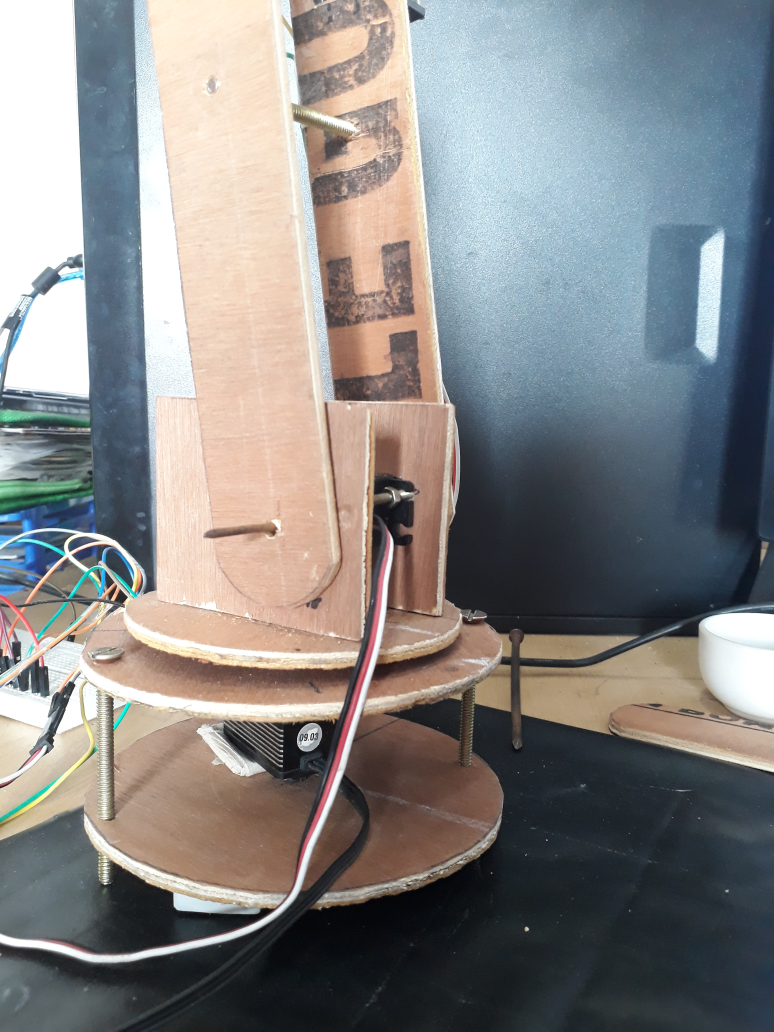
#> input picture Pictures/20180706_143313.jpg, 3096 x 4128 px, given in place of the camera (shown at 1/4 size)
$ python 'red and blue.py'
#> lines starting #> are read from the running program, lines starting #| are printed output that depends on the picture; after the words box and inside, x2 and y2 are one past the last pixel; in counts of white or black regions, pixels touching at a corner belong together
import cv2
import numpy as np
cap = cv2.VideoCapture(0)
while(1):
    # Take each frame
    _, frame=cap.read()
#> frame is the input picture: shape (4128, 3096, 3); mean B, G, R 132.6, 132.9, 133.5
    blurred=cv2.GaussianBlur(frame,(5,5),0)
    ret,thresh=cv2.threshold(blurred,210,255,0)
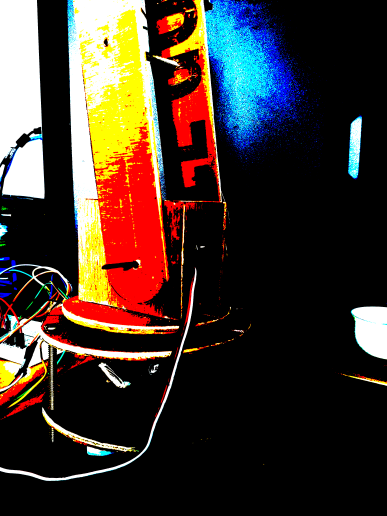
#> thresh: shape (4128, 3096, 3) (shown at 1/8 size); mean B, G, R 42.6, 50.5, 63
    # Convert BGR to HSV
    hsv = cv2.cvtColor(thresh, cv2.COLOR_BGR2HSV)
#> hsv: shape (4128, 3096, 3); mean H, S, V 6.5, 44.5, 75.1
    # define range of blue color in HSV
    lower_red = np.array([0,100,100])
    upper_red = np.array([20,255,255])
    lower_blue = np.array([70,50,50])
    upper_blue = np.array([120,255,255])

    # Threshold the HSV image to get only blue colors
    maskb = cv2.inRange(hsv, lower_blue, upper_blue)
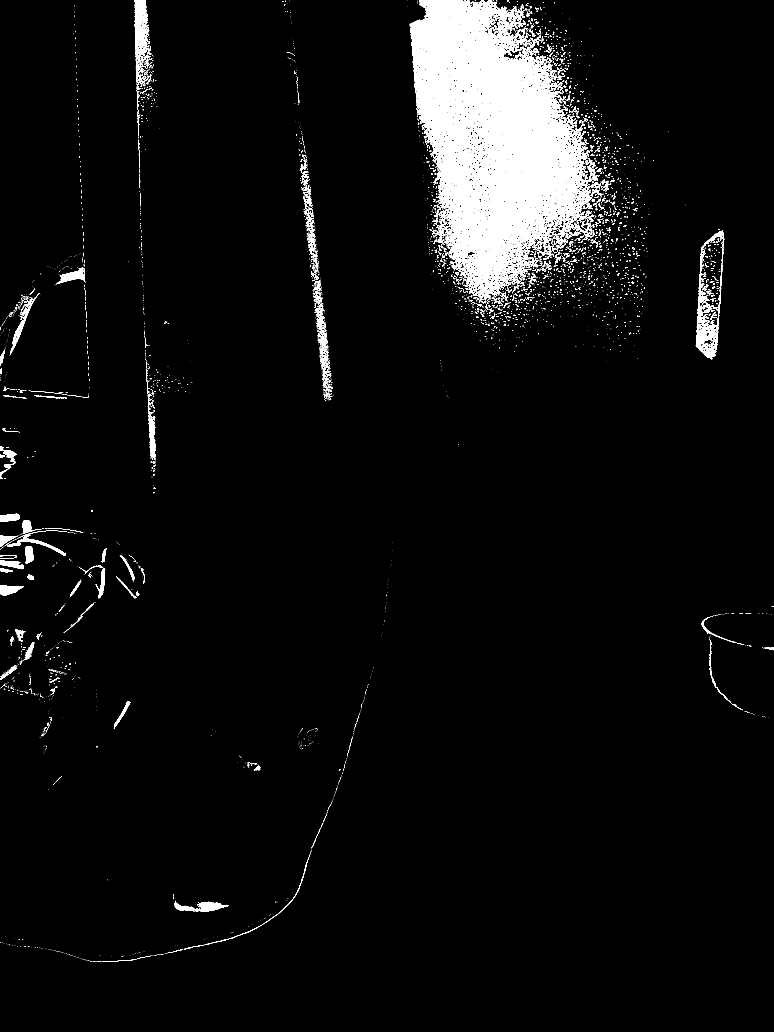
#> maskb: shape (4128, 3096) (shown at 1/4 size); 4.7% white; 4219 white regions (3442 under 20 px), largest, box (x1, y1, x2, y2) and area: (1638, 0, 2393, 1213) 465634, (2783, 924, 2897, 1437) 14168, (538, 0, 602, 335) 9631
    maskr = cv2.inRange(hsv, lower_red, upper_red)
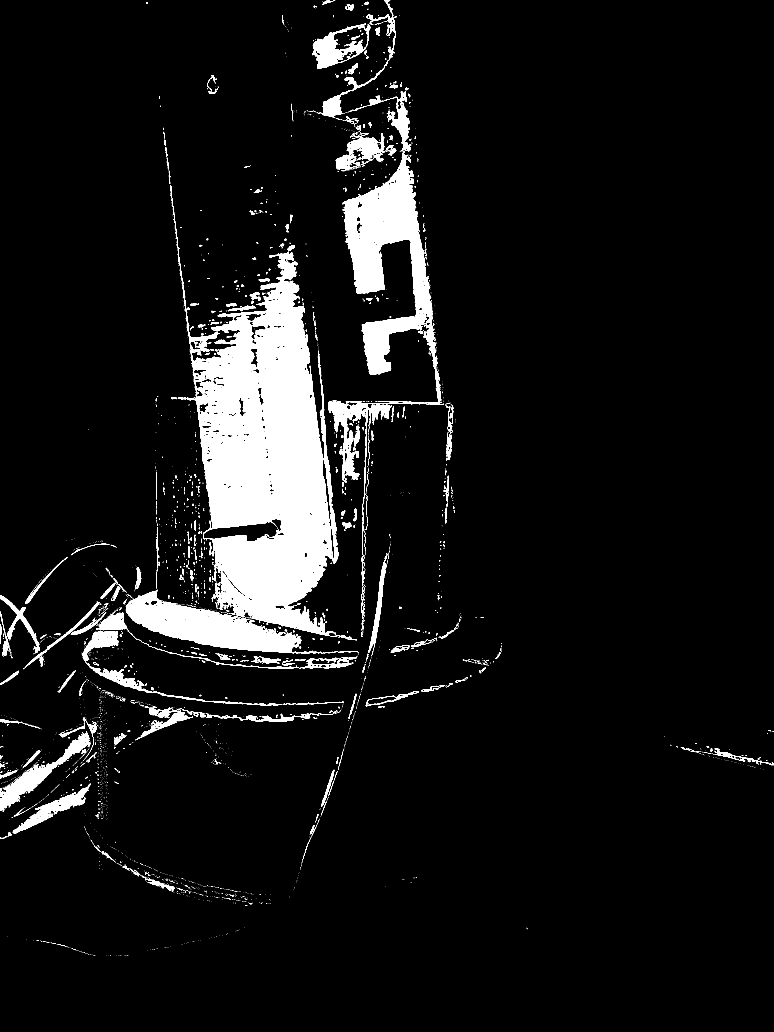
#> maskr: shape (4128, 3096) (shown at 1/4 size); 7.5% white; 3207 white regions (2749 under 20 px), largest, box (x1, y1, x2, y2) and area: (712, 1010, 1362, 2549) 528339, (1314, 603, 1776, 2222) 157856, (503, 2358, 1434, 2615) 77363
    # Bitwise-AND mask and original image
    resb = cv2.bitwise_and(frame,frame, mask= maskb)
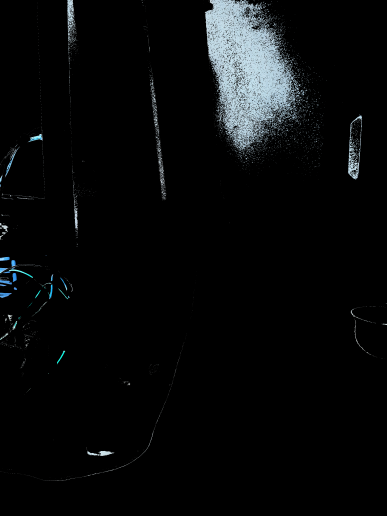
#> resb: shape (4128, 3096, 3) (shown at 1/8 size); mean B, G, R 10.6, 10, 8.7
    resr = cv2.bitwise_and(frame,frame, mask= maskr)
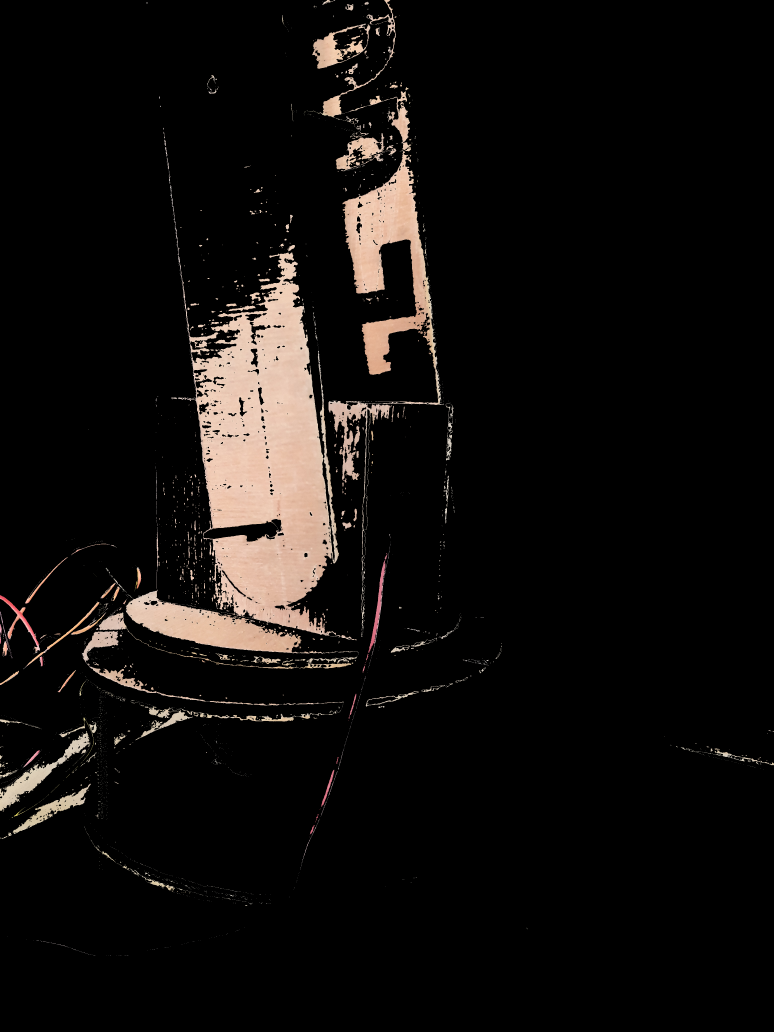
#> resr: shape (4128, 3096, 3) (shown at 1/4 size); mean B, G, R 12.9, 14.6, 17.2
    cv2.imshow('frame',frame)
    #cv2.imshow('mask',mask)
    cv2.imshow('resb',resb)
    cv2.imshow('resr',resr)
    k=cv2.waitKey(5) & 0xff
#> (key Esc is pressed here)
    if k==27:
        break

cv2.destroyAllWindows()

$ run again, on Pictures/20180706_143330.jpg
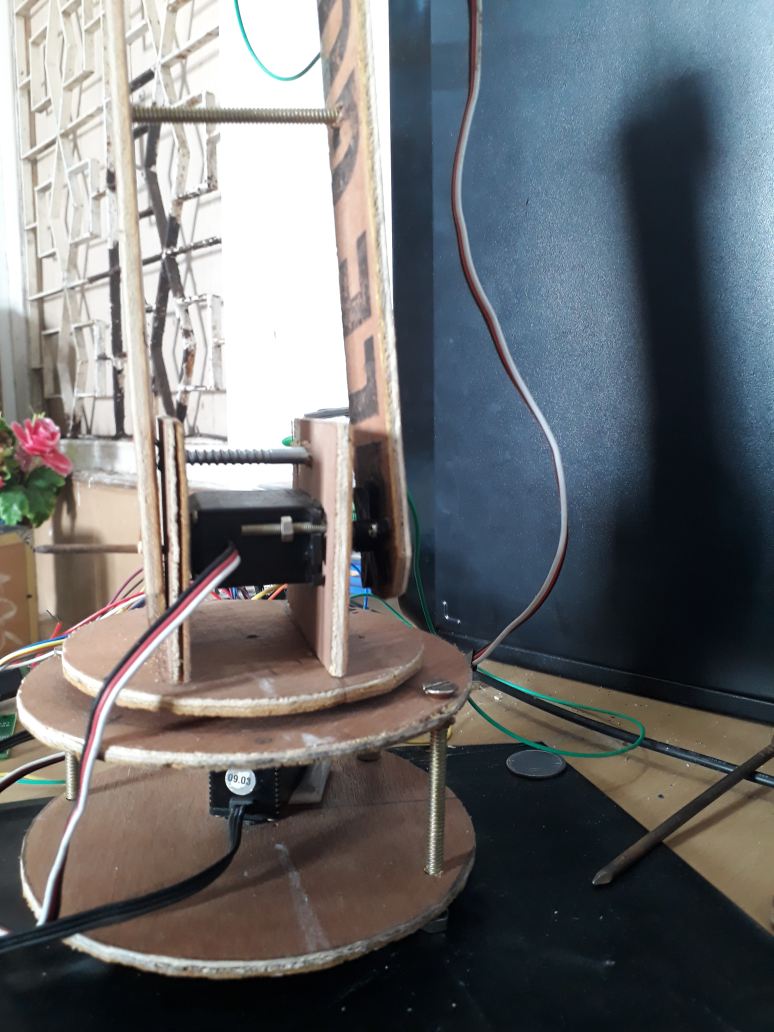
#> input picture Pictures/20180706_143330.jpg, 3096 x 4128 px, given in place of the camera (shown at 1/4 size)
#> frame is the input picture: shape (4128, 3096, 3); mean B, G, R 112.4, 110.6, 109
#> hsv: shape (4128, 3096, 3); mean H, S, V 1.4, 12.5, 49.8
#> `maskb = cv2.inRange(hsv, lower_blue, upper_blue)`:
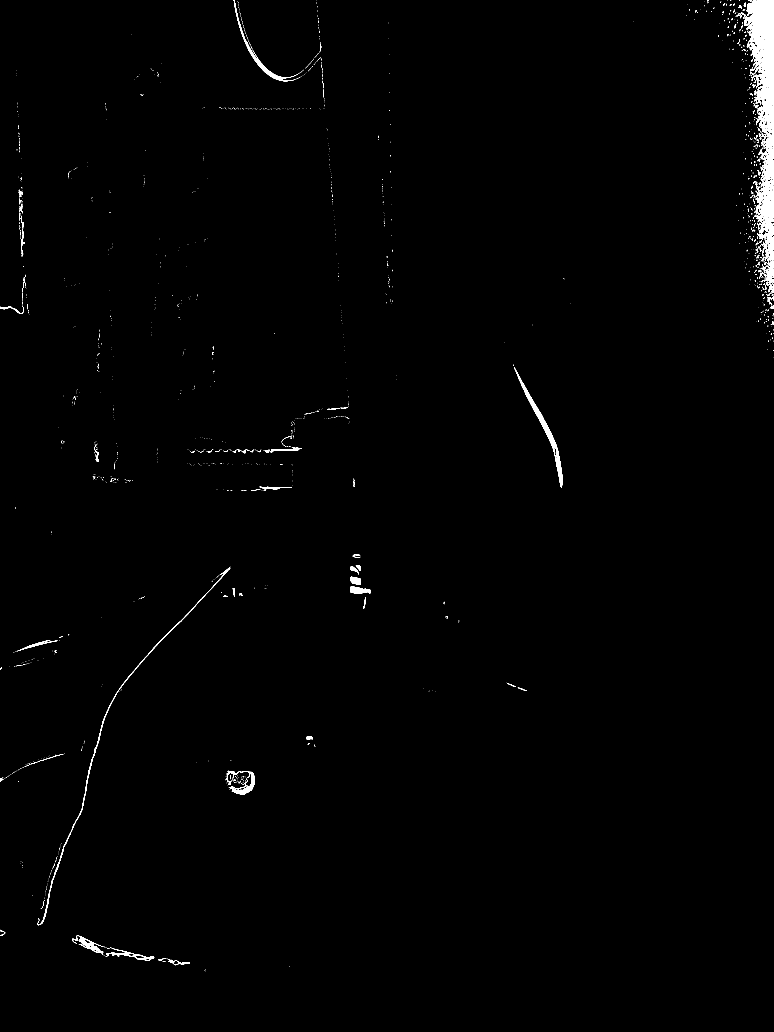
#> maskb: shape (4128, 3096) (shown at 1/4 size); 0.78% white; 1735 white regions (1568 under 20 px), largest, box (x1, y1, x2, y2) and area: (2976, 0, 3096, 1141) 55405, (2060, 1478, 2250, 1952) 7037, (150, 2267, 922, 3701) 5324
#> maskr: shape (4128, 3096); 2.5% white; 4453 white regions (4138 under 20 px), largest, box (x1, y1, x2, y2) and area: (1328, 0, 1581, 1725) 85677, (258, 0, 636, 2536) 68847, (254, 2427, 587, 2729) 40478
#> `resr = cv2.bitwise_and(frame,frame, mask= maskr)`:
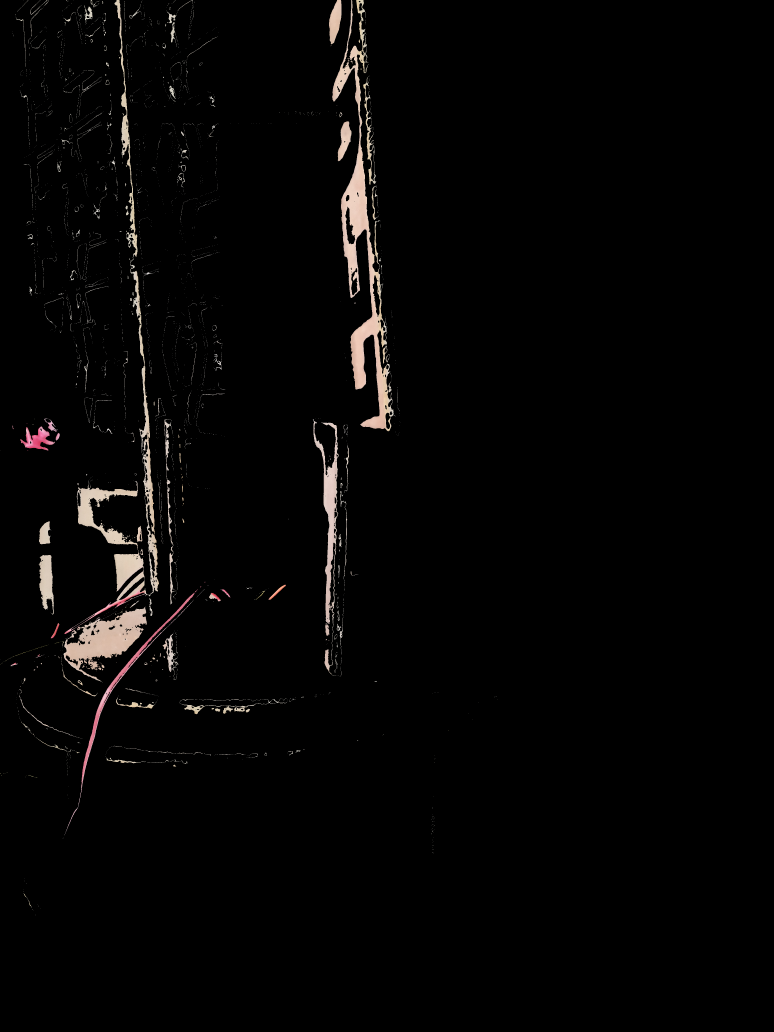
#> resr: shape (4128, 3096, 3) (shown at 1/4 size); mean B, G, R 4.5, 4.9, 5.6

$ run again, on Pictures/20180706_143429.jpg
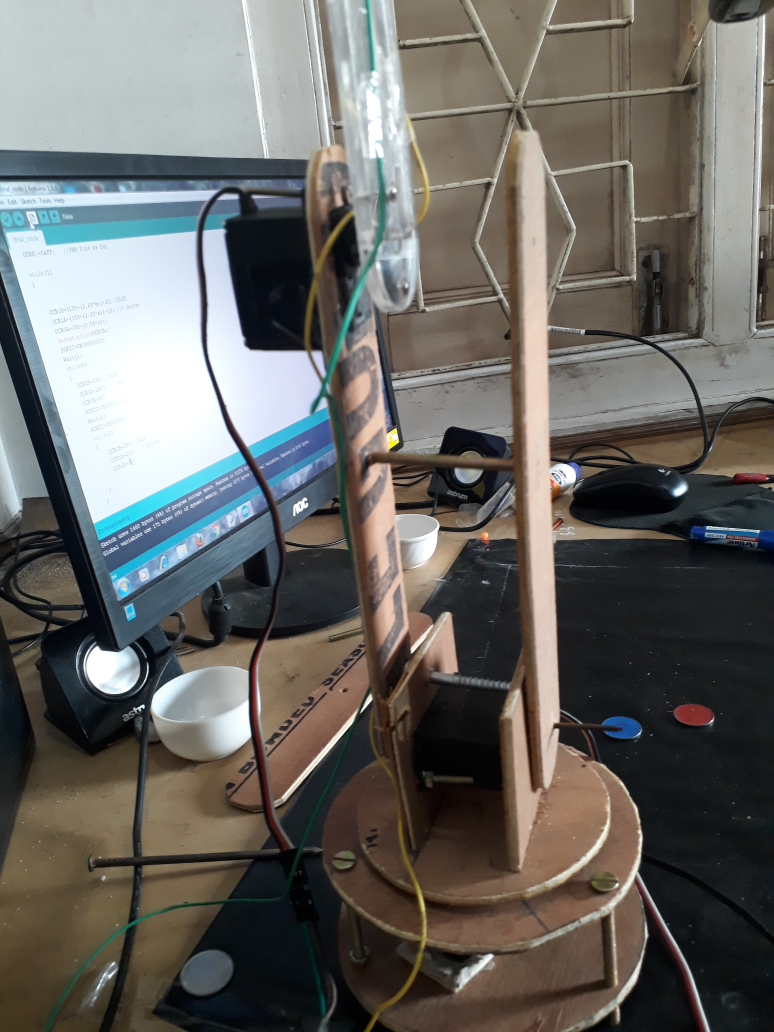
#> input picture Pictures/20180706_143429.jpg, 3096 x 4128 px, given in place of the camera (shown at 1/4 size)
#> frame is the input picture: shape (4128, 3096, 3); mean B, G, R 99.5, 103.4, 104.6
#> hsv: shape (4128, 3096, 3); mean H, S, V 2.1, 10.2, 30
#> `maskb = cv2.inRange(hsv, lower_blue, upper_blue)`:
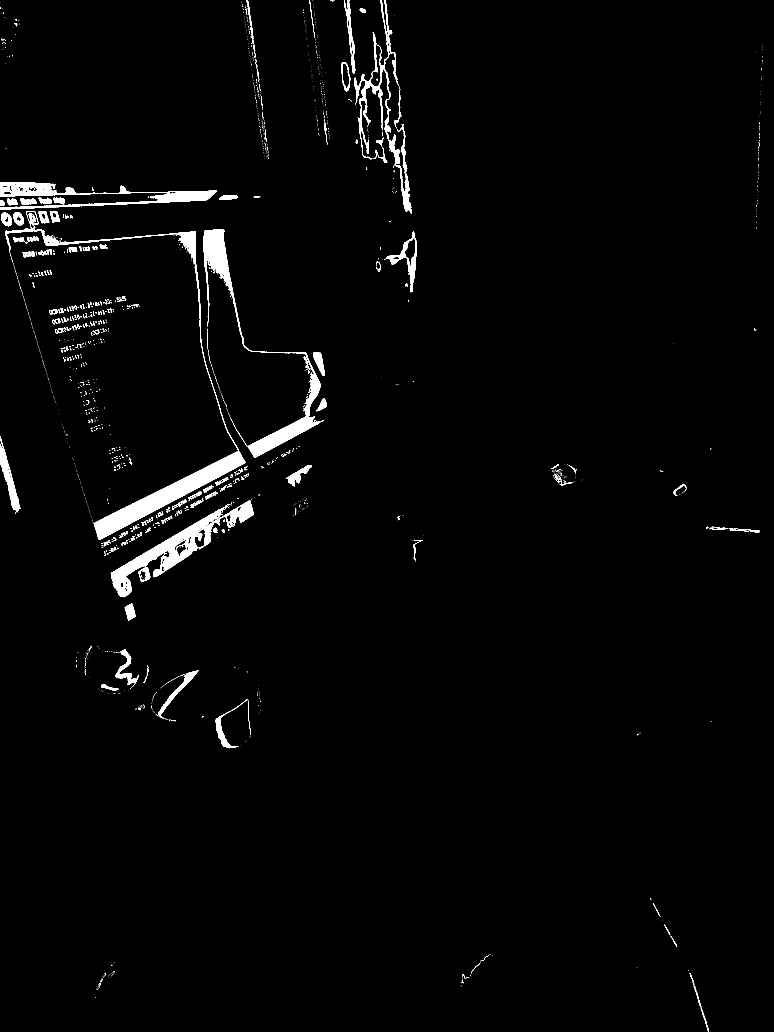
#> maskb: shape (4128, 3096) (shown at 1/4 size); 1.9% white; 1985 white regions (1684 under 20 px), largest, box (x1, y1, x2, y2) and area: (20, 845, 981, 2160) 54726, (442, 2002, 1015, 2389) 37526, (814, 916, 1282, 1831) 37215
#> maskr: shape (4128, 3096); 1.6% white; 757 white regions (706 under 20 px), largest, box (x1, y1, x2, y2) and area: (2096, 605, 2239, 3146) 144301, (1486, 1862, 1632, 2592) 33253, (1443, 1523, 1556, 1803) 8755
#> `resr = cv2.bitwise_and(frame,frame, mask= maskr)`:
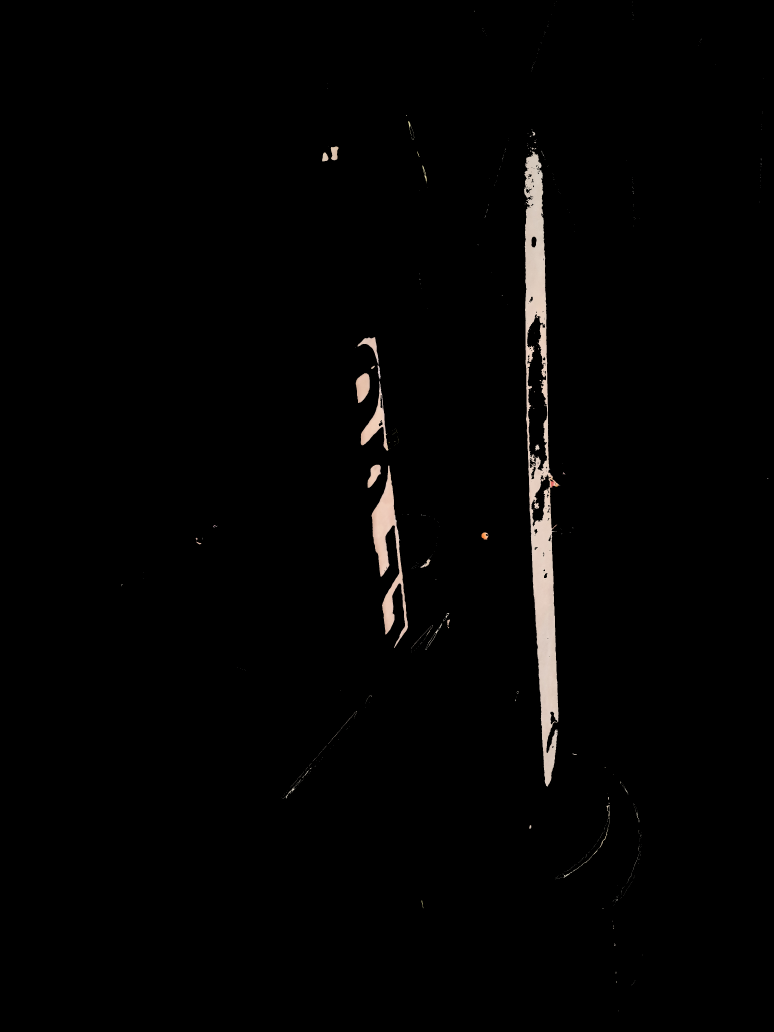
#> resr: shape (4128, 3096, 3) (shown at 1/4 size); mean B, G, R 3, 3.2, 3.6
